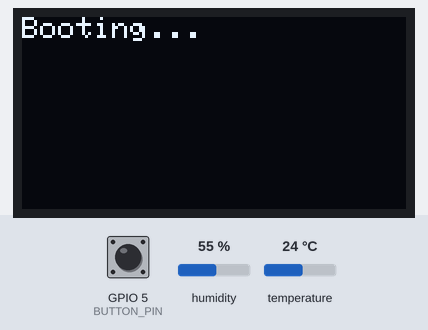
Simulated run of this program. Board: ESP32. Shown: 128×64 one-colour display. Inputs (shaded band) come from the test bench; at power-on: humidity 55 %, temperature 24 °C, GPIO 5 (BUTTON_PIN) HIGH. WiFi joins after 1.5 s; servers stay silent unless stated; what the program prints to the serial monitor is not drawn.

Above: at 1.1 s.
At 8.4 s:
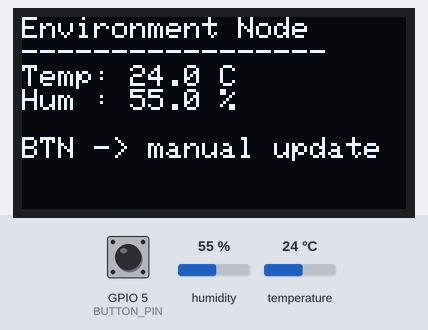
8.5 s: humidity set to 22 %
At 13.6 s:
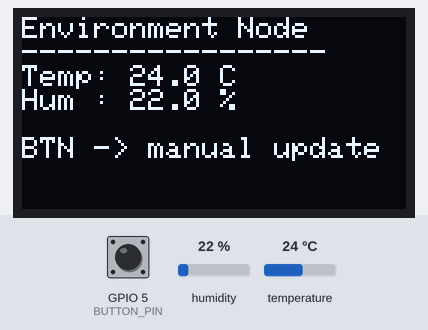
14.3 s: temperature set to 12 °C
At 18.6 s:
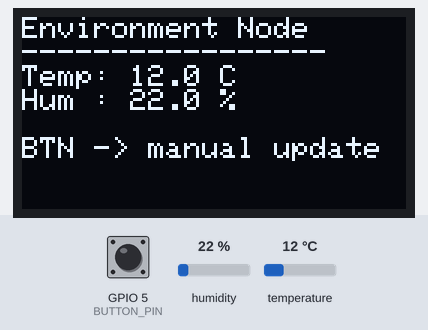
20.9 s: humidity set to 40 %
At 23.7 s:
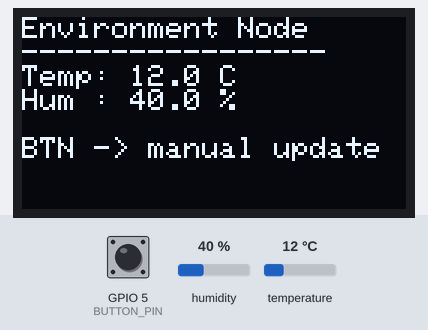
24.3 s: temperature set to 19 °C
Timing chart, 0 to 27.3 s (numbered marks = the images above; inputs shaded):
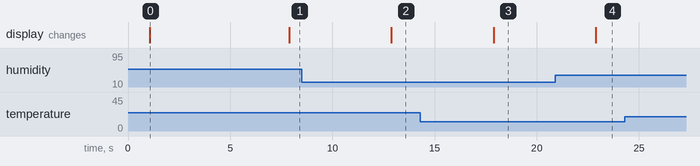

The program:

main.cpp
```cpp
/****************************************************
 * ESP32 + DHT22 + SSD1306 OLED + Button + Blynk
 * Pins (from Wokwi diagram):
 *   DHT22 data -> GPIO23
 *   OLED SDA   -> GPIO21
 *   OLED SCL   -> GPIO22
 *   Button     -> GPIO5 (active LOW, uses INPUT_PULLUP)
 ****************************************************/

#define BLYNK_TEMPLATE_ID "TMPL6i9_Nd6Vm"
#define BLYNK_TEMPLATE_NAME "DHT 1084 Noor"
#define BLYNK_AUTH_TOKEN "AxgdRfFeCmilZBfxFq-CiW6OM1uwywbP"  // <-- from Blynk device_hLmtVUUWlhtBanXKpviBJt0D_zIBJsA

#define BLYNK_PRINT Serial

#include <Arduino.h>
#include <WiFi.h>
#include <WiFiClient.h>
#include <BlynkSimpleEsp32.h>

#include <Wire.h>
#include <Adafruit_GFX.h>
#include <Adafruit_SSD1306.h>

#include "DHT.h"

// ------------ WiFi credentials (for wokwi) ------------
char ssid[] = "Wokwi-GUEST";
char pass[] = "";

// ------------ Pins (match your Wokwi diagram) ------------
#define DHTPIN   23
#define DHTTYPE  DHT22

#define BUTTON_PIN 5   // pushbutton, one side to GPIO5, other to GND

// ------------ OLED settings ------------
#define SCREEN_WIDTH  128
#define SCREEN_HEIGHT 64
#define OLED_RESET    -1  // no reset pin

Adafruit_SSD1306 display(SCREEN_WIDTH, SCREEN_HEIGHT, &Wire, OLED_RESET);
DHT dht(DHTPIN, DHTTYPE);

BlynkTimer timer;

// For simple button edge detection
int lastButtonState = HIGH;

// Forward declaration
void readAndDisplayAndSend();

// Optional: send periodically to Blynk (even without button)
void periodicSend() {
  readAndDisplayAndSend();
}

void setup() {
  Serial.begin(115200);
  delay(1000);
  Serial.println();
  Serial.println("ESP32 DHT22 + OLED + Blynk starting...");

  // Button input with internal pull-up
  pinMode(BUTTON_PIN, INPUT_PULLUP);

  // I2C + OLED
  Wire.begin(21, 22);  // SDA, SCL (as per diagram)
  if (!display.begin(SSD1306_SWITCHCAPVCC, 0x3C)) {
    Serial.println("SSD1306 allocation failed");
    for (;;); // halt if OLED not found
  }
  display.clearDisplay();
  display.setTextSize(1);
  display.setTextColor(SSD1306_WHITE);
  display.setCursor(0, 0);
  display.println("Booting...");
  display.display();

  // DHT sensor
  dht.begin();

  // Blynk (for real hardware WiFi)
  Serial.println("Connecting to Blynk...");
  Blynk.begin(BLYNK_AUTH_TOKEN, ssid, pass);
  // For Wokwi, WiFi is simulated via wokwi.toml [net] config

  // Periodic send every 5 seconds (optional)
  timer.setInterval(5000L, periodicSend);
}

// Reads DHT22, updates OLED and sends to Blynk
void readAndDisplayAndSend() {
  float h = dht.readHumidity();
  float t = dht.readTemperature(); // Celsius

  if (isnan(h) || isnan(t)) {
    Serial.println("Failed to read from DHT sensor!");
    display.clearDisplay();
    display.setCursor(0, 0);
    display.println("DHT Error!");
    display.display();
    return;
  }

  Serial.print("Temp: ");
  Serial.print(t);
  Serial.print(" *C, Hum: ");
  Serial.print(h);
  Serial.println(" %");

  // --- Update OLED ---
  display.clearDisplay();
  display.setCursor(0, 0);
  display.println("Environment Node");
  display.println("-----------------");
  display.print("Temp: ");
  display.print(t, 1);
  display.println(" C");
  display.print("Hum : ");
  display.print(h, 1);
  display.println(" %");
  display.println();
  display.println("BTN -> manual update");
  display.display();

  // --- Send to Blynk (Virtual Pins) ---
  // Map: V0 = Temp, V1 = Humidity
  Blynk.virtualWrite(V0, t);
  Blynk.virtualWrite(V1, h);
}

void loop() {
  Blynk.run();
  timer.run();

  // Simple button edge detection (active LOW)
  int currentState = digitalRead(BUTTON_PIN);
  if (lastButtonState == HIGH && currentState == LOW) {
    // Falling edge -> button pressed
    Serial.println("Button pressed: manual DHT read");
    readAndDisplayAndSend();
  }
  lastButtonState = currentState;
}
```

Measured:
- after the input at 8.5 s, the display: changes after 4.4 s (image 2)
- after the input at 14.3 s, the display: changes after 3.6 s (image 3)
- after the input at 20.9 s, the display: changes after 2.0 s (image 4)
- what the display in image 0 shows lasts 6.8 s, from 1.1 s to 7.9 s
